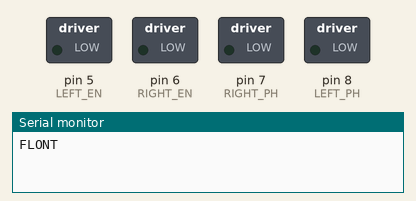
This sketch was run on a simulated Arduino Uno, built with avr-gcc and run on an emulated ATmega328P. On the bench: switched loads named in the sketch (green lamp = pin HIGH), the last lines printed to the serial monitor.

Above: at 0.1 s.
At 0.2 s:
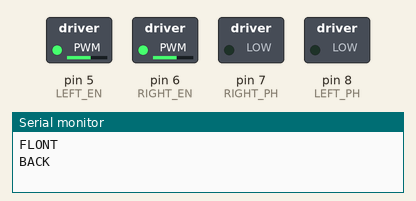
Timing chart, 0 to 3.0 s (numbered marks = the images above):
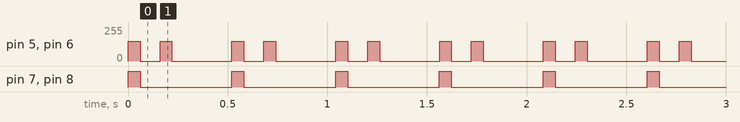

Measured:
- by itself, pin 5 (LEFT_EN), pin 6 (RIGHT_EN): repeats every 0.52 s: 0/255 0.10 s, 150/255 0.06 s, 0/255 0.30 s, 150/255 0.06 s
- by itself, pin 7 (RIGHT_PH), pin 8 (LEFT_PH): alternates HIGH for 0.06 s and LOW for 0.46 s

The sketch:

DC_Test.ino
```cpp
//I2C for DC
#define LEFT_EN    5
#define RIGHT_EN   6
#define RIGHT_PH   7
#define LEFT_PH    8

void DC_Manipulator(String mov, long millimeters, int degree,  int speed);
void setup() {
  // put your setup code here, to run once:
  //DC Motorのピン設定
  Serial.begin(9600);
  pinMode(RIGHT_EN, OUTPUT);
  pinMode(RIGHT_PH, OUTPUT);

  pinMode(LEFT_EN, OUTPUT);
  pinMode(LEFT_PH, OUTPUT);
}

void loop() {
  // put your main code here, to run repeatedly:
  DC_Manipulator("FLONT", 1000, -1, 150);
  delay(100);

  DC_Manipulator("BACK", 1000, -1, 150);
  delay(100);

  DC_Manipulator("RIGHT", -1, 90, 150);
  delay(100);

  DC_Manipulator("LEFT", 1000, 90, 150);
  delay(100);

}


void DC_Manipulator(String mov, long millimeters, int degree,  int speed){
  float coeff_m = 10;// 指定距離を進むための係数．実験的に決めること
  float coeff_d = 10;// 指定角度を進むための係数．実験的に決めること
  int tim = 0;

  if (mov == "FLONT"){
      Serial.println(mov);
      digitalWrite(RIGHT_PH,HIGH);
      digitalWrite(LEFT_PH, HIGH);
      tim = int(millimeters / speed * coeff_m);
  }else if (mov == "BACK"){
          Serial.println(mov);
      digitalWrite(RIGHT_PH,LOW);
      digitalWrite(LEFT_PH, LOW);
      tim = int(millimeters / speed * coeff_m);
  }else if (mov == "RIGHT"){
          Serial.println(mov);
      digitalWrite(RIGHT_PH,LOW);
      digitalWrite(LEFT_PH, HIGH);
      tim = int(degree / speed * coeff_d);
  }else if (mov == "LEFT"){
          Serial.println(mov);
      digitalWrite(RIGHT_PH,HIGH);
      digitalWrite(LEFT_PH, LOW);
      tim = int(degree / speed * coeff_d);
  }else{
      Serial.println("COMMAND NOT FOUND");
      return;
  }
  analogWrite(RIGHT_EN, speed);   //PWM Speed Control
  analogWrite(LEFT_EN, speed);   //PWM Speed Control

  //tim = 2000;
  delay(tim);

  analogWrite(RIGHT_EN,0);   //PWM Speed Control
  analogWrite(LEFT_EN,0);   //PWM Speed Control
  digitalWrite(RIGHT_PH,LOW);
  digitalWrite(LEFT_PH,LOW);

}
```
